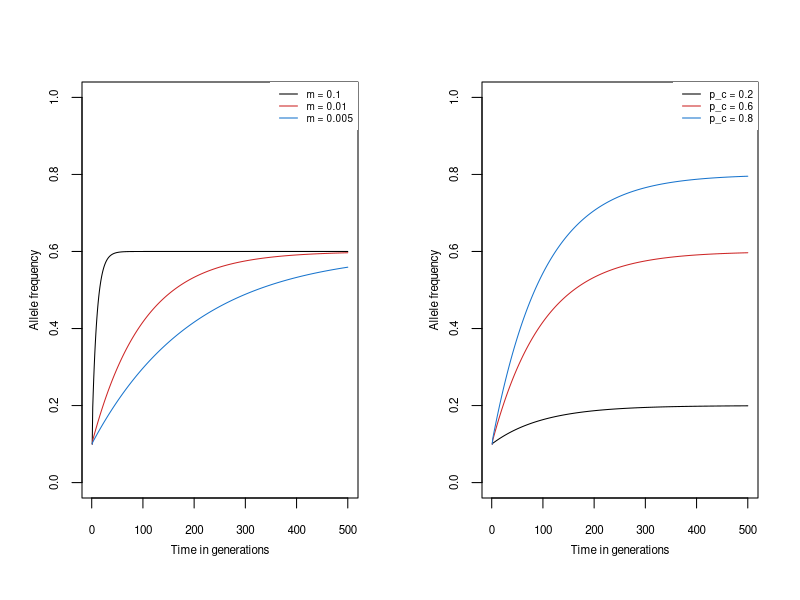
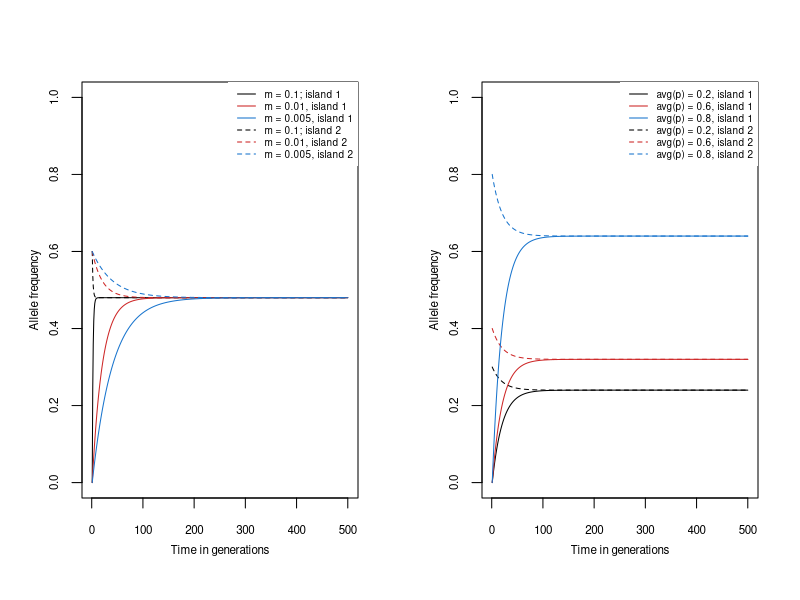

R code for these plots, in order:
## ---- chunk 1
knitr::opts_chunk$set(echo = TRUE, tidy = TRUE, tidy.opts = list(width.cutoff = 60, dev = 'pdf'))
## ---- chunk 2
# Defining the default intial parameters
p_c = 0.6     # Allele frequency on the continent
p_0 = 0.1     # Initial allele frequency on the island 
m = 0.01      # rate of gene flow
n_gen = 500   # number of generations 

counter = 1

# Define the color palette for the plots
col_pal = rep(c("gray0", "firebrick3", "dodgerblue3"), 2)

sim_func <- function(p_c, p_0, m, n_gen) {

p_t <- c(1:n_gen)
p_t[1] = p_0

for (i in 2:n_gen) {
  p_t[i] = p_c + (1 - m)^i * (p_0 - p_c)
}

if (counter %in% c(1,4)) {
  plot(p_t, type = 'l', 
       xlab = "Time in generations",
       ylab = "Allele frequency", 
       ylim = c(0:1),
       cex.lab = 0.7,
       cex.axis = 0.7,
       mgp = c(2,1,0),
       col = col_pal[[counter]]);
} else {
  points(p_t, type = 'l', col = col_pal[[counter]])
}
}

layout(matrix(c(1,2), nrow = 1, ncol = 2, byrow = T))

# Run the simulation for different values of migration rate
vect_m = c(0.1, 0.01, 0.005)

for (j in vect_m) {
  sim_func(p_c, p_0, j, n_gen);
  counter <- counter + 1
}

legend("topright", 
legend = c("m = 0.1", "m = 0.01", "m = 0.005"),
col = col_pal[1:3], lty = 1,
cex = 0.6, box.lty = 0)

# Run the simulation for different values of continent allele frequencies.
vect_p = c(0.2, 0.6, 0.8)

for (k in vect_p) {
  sim_func(k, p_0, m, n_gen);
  counter <- counter + 1
}

legend("topright", 
legend = c("p_c = 0.2", "p_c = 0.6", "p_c = 0.8"),
col = col_pal[1:3], lty = 1,
cex = 0.6, box.lty = 0)

## ---- chunk 3


# DS revised version: 
# Defining the default initial parameters
p_0 = 0
p_1 = 0.6
p_2 = 0.6
p_3 = 0.6
p_4 = 0.6
m = 0.01
n_gen = 500

counter = 1

col_pal = rep(c("gray0", "firebrick3", "dodgerblue3"), 2)

sim_func <- function(p_0, p_1, p_2, p_3, p_4, m, n_gen) {

  # Initial the simulation vector
  p_0t <- c(1:n_gen)
  p_1t <- c(1:n_gen)
  p_2t <- c(1:n_gen)
  p_3t <- c(1:n_gen)
  p_4t <- c(1:n_gen)

  p_0t[1] = p_0
  p_1t[1] = p_1
  p_2t[1] = p_2
  p_3t[1] = p_3
  p_4t[1] = p_4


  # Run
  #here, the summation of the migrant alleles needs to be based on the island allele frequencies from the previous time step...
  for (i in 2:n_gen) {
    sum_migrants0 = m*p_1t[i-1] + m*p_2t[i-1] + m*p_3t[i-1] + m*p_4t[i-1]
    sum_migrants1 = m*p_0t[i-1]
    sum_migrants2 = m*p_0t[i-1]
    sum_migrants3 = m*p_0t[i-1]
    sum_migrants4 = m*p_0t[i-1]
    p_0t[i] = sum_migrants0 + (1 - 4*m)*p_0t[i-1]
    p_1t[i] = sum_migrants1 + (1 - m)*p_1t[i-1]
    p_2t[i] = sum_migrants2 + (1 - m)*p_2t[i-1]
    p_3t[i] = sum_migrants3 + (1 - m)*p_3t[i-1]
    p_4t[i] = sum_migrants4 + (1 - m)*p_4t[i-1]
  }

  if (counter %in% c(1,4)) {
    plot(p_0t, type ='l',
         xlab = "Time in generations",
         ylab = "Allele frequency",
         ylim = c(0:1),
         cex.lab = 0.7,
         cex.axis = 0.7,
         mgp = c(2,1,0),
         col = col_pal[[counter]])

    points(p_1t, type='l', lty=2, col=col_pal[[counter]])
  } else {
    points(p_0t, type = 'l', col = col_pal[[counter]])
    points(p_1t, type='l', lty=2, col=col_pal[[counter]])
  }
}

layout(matrix(c(1,2), nrow = 1, ncol = 2, byrow = T))

vect_m = c(0.1, 0.01, 0.005)

for (i in vect_m) {
  do.call(sim_func, list(p_0, p_1, p_2, p_3, p_4, i, n_gen));
  counter = counter + 1
}

legend("topright",
       legend = c("m = 0.1; island 1", "m = 0.01, island 1", "m = 0.005, island 1", "m = 0.1; island 2", "m = 0.01, island 2", "m = 0.005, island 2"),
       col = c(col_pal[1:3], col_pal[1:3]), lty = c(1,1,1,2,2,2),
       cex = 0.6, box.lty = 0)

vect_p = c(0.3, 0.4, 0.8)

for (j in vect_p) {
  do.call(sim_func, list(p_0, j, j, j, j, m, n_gen));
  counter = counter + 1
}

legend("topright",
       legend = c("avg(p) = 0.2, island 1", "avg(p) = 0.6, island 1", "avg(p) = 0.8, island 1", "avg(p) = 0.2, island 2", "avg(p) = 0.6, island 2", "avg(p) = 0.8, island 2"),
       col = c(col_pal[1:3], col_pal[1:3]), lty = c(1,1,1,2,2,2),
       cex = 0.6, box.lty = 0)

